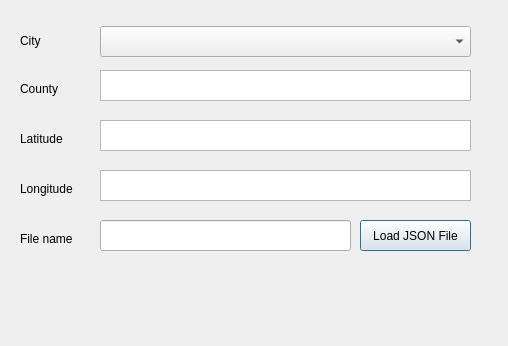
<?xml version="1.0" encoding="UTF-8"?>
<ui version="4.0">
 <class>Dialog</class>
 <widget class="QDialog" name="Dialog">
  <property name="geometry">
   <rect>
    <x>0</x>
    <y>0</y>
    <width>508</width>
    <height>346</height>
   </rect>
  </property>
  <property name="windowTitle">
   <string>Dialog</string>
  </property>
  <widget class="QLabel" name="label_city">
   <property name="geometry">
    <rect>
     <x>20</x>
     <y>30</y>
     <width>62</width>
     <height>21</height>
    </rect>
   </property>
   <property name="text">
    <string>City</string>
   </property>
  </widget>
  <widget class="QLabel" name="label_county">
   <property name="geometry">
    <rect>
     <x>20</x>
     <y>80</y>
     <width>62</width>
     <height>17</height>
    </rect>
   </property>
   <property name="text">
    <string>County</string>
   </property>
  </widget>
  <widget class="QLabel" name="label_lat">
   <property name="geometry">
    <rect>
     <x>20</x>
     <y>130</y>
     <width>62</width>
     <height>17</height>
    </rect>
   </property>
   <property name="text">
    <string>Latitude</string>
   </property>
  </widget>
  <widget class="QLabel" name="label_long">
   <property name="geometry">
    <rect>
     <x>20</x>
     <y>180</y>
     <width>62</width>
     <height>17</height>
    </rect>
   </property>
   <property name="text">
    <string>Longitude</string>
   </property>
  </widget>
  <widget class="QComboBox" name="City_Drop">
   <property name="geometry">
    <rect>
     <x>100</x>
     <y>26</y>
     <width>371</width>
     <height>31</height>
    </rect>
   </property>
  </widget>
  <widget class="QTextEdit" name="text_county">
   <property name="geometry">
    <rect>
     <x>100</x>
     <y>70</y>
     <width>371</width>
     <height>31</height>
    </rect>
   </property>
  </widget>
  <widget class="QTextEdit" name="text_lat">
   <property name="geometry">
    <rect>
     <x>100</x>
     <y>120</y>
     <width>371</width>
     <height>31</height>
    </rect>
   </property>
  </widget>
  <widget class="QTextEdit" name="text_long">
   <property name="geometry">
    <rect>
     <x>100</x>
     <y>170</y>
     <width>371</width>
     <height>31</height>
    </rect>
   </property>
  </widget>
  <widget class="QLabel" name="label_long_2">
   <property name="geometry">
    <rect>
     <x>20</x>
     <y>230</y>
     <width>62</width>
     <height>17</height>
    </rect>
   </property>
   <property name="text">
    <string>File name</string>
   </property>
  </widget>
  <widget class="QPushButton" name="pushButton">
   <property name="geometry">
    <rect>
     <x>360</x>
     <y>220</y>
     <width>111</width>
     <height>31</height>
    </rect>
   </property>
   <property name="text">
    <string>Load JSON File</string>
   </property>
  </widget>
  <widget class="QLabel" name="label_error">
   <property name="geometry">
    <rect>
     <x>100</x>
     <y>270</y>
     <width>291</width>
     <height>51</height>
    </rect>
   </property>
   <property name="text">
    <string/>
   </property>
  </widget>
  <widget class="QLineEdit" name="lineEdit">
   <property name="geometry">
    <rect>
     <x>100</x>
     <y>220</y>
     <width>251</width>
     <height>31</height>
    </rect>
   </property>
  </widget>
 </widget>
 <resources/>
 <connections/>
</ui>
